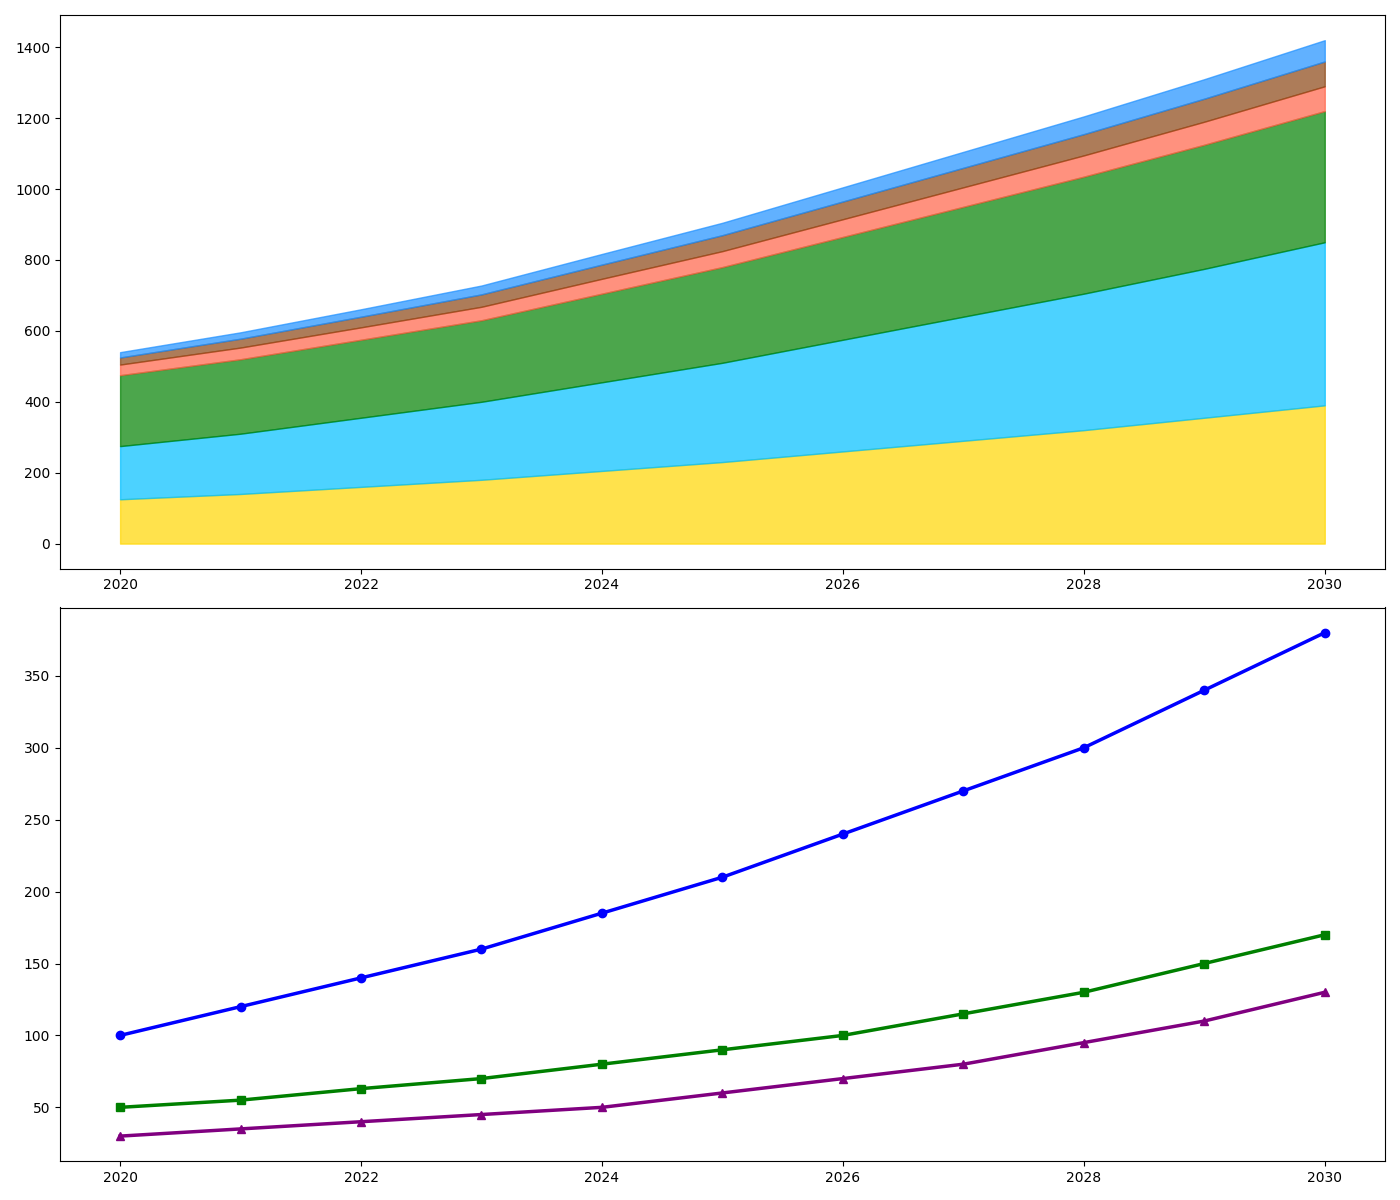

Write Python code to recreate this figure.
import matplotlib.pyplot as plt
import numpy as np

years = np.arange(2020, 2031)
solar_power = np.array([125, 140, 160, 180, 205, 230, 260, 290, 320, 355, 390])
wind_power = np.array([150, 170, 195, 220, 250, 280, 315, 350, 385, 420, 460])
hydropower = np.array([200, 210, 220, 230, 250, 270, 290, 310, 330, 350, 370])
geothermal = np.array([30, 33, 35, 38, 42, 45, 50, 55, 60, 65, 70])
biomass = np.array([20, 25, 30, 35, 40, 45, 50, 55, 60, 65, 70])
ocean_energy = np.array([15, 18, 21, 25, 30, 35, 40, 45, 50, 55, 60])  # New data series

CO2_reduction = np.array([100, 120, 140, 160, 185, 210, 240, 270, 300, 340, 380])
deforestation_prevented = np.array([50, 55, 63, 70, 80, 90, 100, 115, 130, 150, 170])
air_quality_improvement = np.array([30, 35, 40, 45, 50, 60, 70, 80, 95, 110, 130])  # New effect

cumulative_wind = solar_power + wind_power
cumulative_hydropower = cumulative_wind + hydropower
cumulative_geothermal = cumulative_hydropower + geothermal
cumulative_biomass = cumulative_geothermal + biomass
cumulative_ocean_energy = cumulative_biomass + ocean_energy

fig, (ax1, ax2) = plt.subplots(2, 1, figsize=(14, 12))

ax1.fill_between(years, 0, solar_power, color='#FFD700', alpha=0.7)
ax1.fill_between(years, solar_power, cumulative_wind, color='#00BFFF', alpha=0.7)
ax1.fill_between(years, cumulative_wind, cumulative_hydropower, color='#008000', alpha=0.7)
ax1.fill_between(years, cumulative_hydropower, cumulative_geothermal, color='#FF6347', alpha=0.7)
ax1.fill_between(years, cumulative_geothermal, cumulative_biomass, color='#8B4513', alpha=0.7)
ax1.fill_between(years, cumulative_biomass, cumulative_ocean_energy, color='#1E90FF', alpha=0.7)  # Adding new data

ax2.plot(years, CO2_reduction, color='blue', linewidth=2.5, marker='o')
ax2.plot(years, deforestation_prevented, color='green', linewidth=2.5, marker='s')
ax2.plot(years, air_quality_improvement, color='purple', linewidth=2.5, marker='^')  # Adding new effect

plt.tight_layout()
plt.show()
